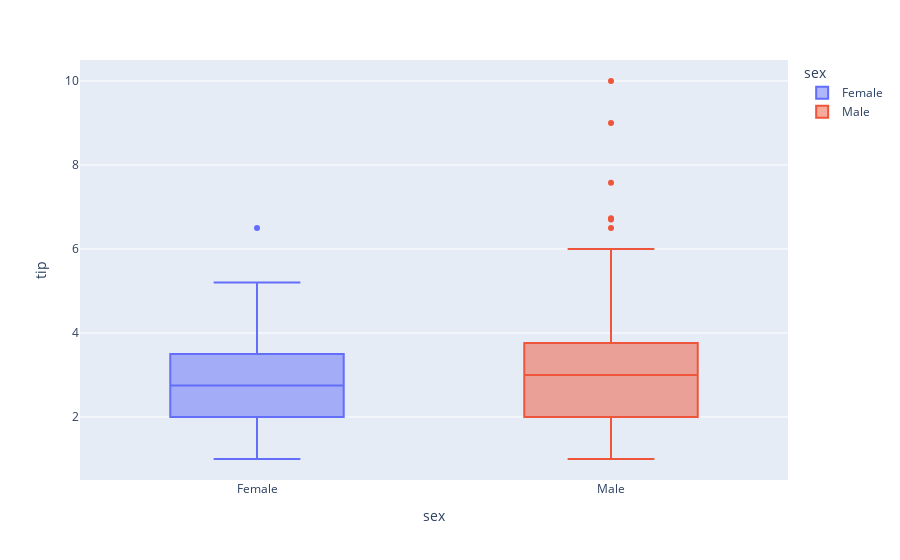

The notebook cell this image was saved under:
### Markdown cell above
# Box Plots

### Code cell
df_tips = data.tips()
px.box(df_tips,x='sex',y='tip',color='sex')

### Figure 1 — Plotly figure (JSON) as saved in the notebook; plotly's stock layout.template omitted (floating-point values rounded to 4 significant figures; data arrays with more than 128 entries replaced by an {"elided": "..."} marker saying what was removed)
{"data": [{"alignmentgroup": "True", "hovertemplate": "sex=%{x}<br>tip=%{y}<extra></extra>", "legendgroup": "Female", "marker": {"color": "#636efa"}, "name": "Female", "notched": false, "offsetgroup": "Female", "orientation": "v", "showlegend": true, "type": "box", "x": ["Female", "Female", "Female", "Female", "Female", "Female", "Female", "Female", "Female", "Female", "Female", "Female", "Female", "Female", "Female", "Female", "Female", "Female", "Female", "Female", "Female", "Female", "Female", "Female", "Female", "Female", "Female", "Female", "Female", "Female", "Female", "Female", "Female", "Female", "Female", "Female", "Female", "Female", "Female", "Female", "Female", "Female", "Female", "Female", "Female", "Female", "Female", "Female", "Female", "Female", "Female", "Female", "Female", "Female", "Female", "Female", "Female", "Female", "Female", "Female", "Female", "Female", "Female", "Female", "Female", "Female", "Female", "Female", "Female", "Female", "Female", "Female", "Female", "Female", "Female", "Female", "Female", "Female", "Female", "Female", "Female", "Female", "Female", "Female", "Female", "Female", "Female"], "x0": " ", "xaxis": "x", "y": [1.01, 3.61, 5, 3.02, 1.67, 3.5, 2.75, 2.23, 3, 3, 2.45, 3.07, 2.6, 5.2, 1.5, 2.47, 1, 3, 3.14, 5, 2.2, 1.83, 5.17, 1, 4.3, 3.25, 2.5, 3, 2.5, 3.48, 4.08, 4, 1, 4, 3.5, 1.5, 1.8, 2.92, 1.68, 2.52, 4.2, 2, 2, 2.83, 1.5, 2, 3.25, 1.25, 2, 2, 2.75, 3.5, 5, 2.3, 1.5, 1.36, 1.63, 5.14, 3.75, 2.61, 2, 3, 1.61, 2, 4, 3.5, 3.5, 4.19, 5, 2, 2.01, 2, 2.5, 3.23, 2.23, 2.5, 6.5, 1.1, 3.09, 3.48, 3, 2.5, 2, 2.88, 4.67, 2, 3], "y0": " ", "yaxis": "y"}, {"alignmentgroup": "True", "hovertemplate": "sex=%{x}<br>tip=%{y}<extra></extra>", "legendgroup": "Male", "marker": {"color": "#EF553B"}, "name": "Male", "notched": false, "offsetgroup": "Male", "orientation": "v", "showlegend": true, "type": "box", "x": {"elided": "157 str values"}, "x0": " ", "xaxis": "x", "y": {"elided": "157 float values"}, "y0": " ", "yaxis": "y"}], "layout": {"boxmode": "overlay", "legend": {"title": {"text": "sex"}, "tracegroupgap": 0}, "margin": {"t": 60}, "xaxis": {"anchor": "y", "categoryarray": ["Female", "Male"], "categoryorder": "array", "domain": [0, 1], "title": {"text": "sex"}}, "yaxis": {"anchor": "x", "domain": [0, 1], "title": {"text": "tip"}}}}
